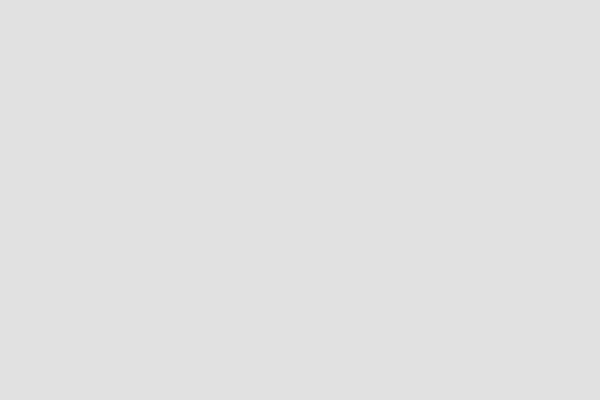
Frame 1 (no input)
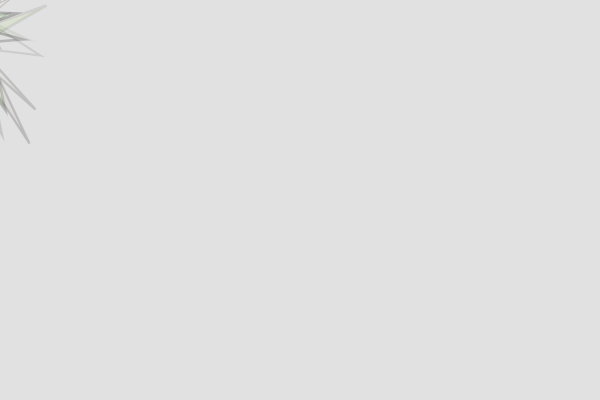
Frame 60 (the mouse pressed at the canvas centre just before this capture)
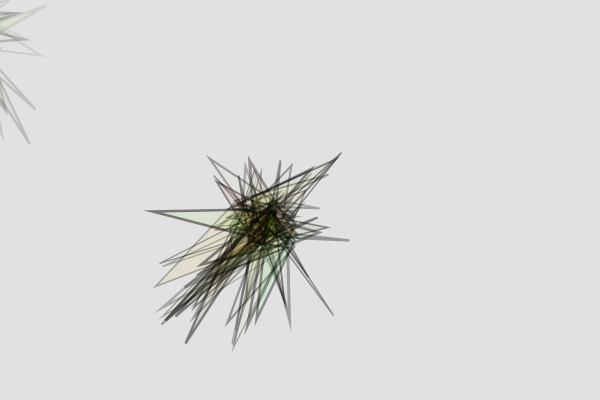
Frame 120 (the mouse held since frame 60 and released just before this capture)

The Processing sketch that drew these frames (run headless with seeded random() and noise(); from frame 60 on, the mouse is pressed at the canvas centre):

// Processing sketch: processing_69706
// ── processing_69706.pde

//Ashley Wong amwong
//copyright Pittsburgh 2012

void setup()
{
  size(600, 400);
  background (225);
  frameRate(20);
}

void draw()
{
 fill(random(255),random(255),0,random(0,25));
 strokeWeight(random(1,3));
 stroke(0, frameCount);
 triangle(pmouseX-random(0,50), pmouseY+random(0,50), 
   pmouseX-random(-50,150), pmouseY+random(-50,150), 
   pmouseX-random(25,75), pmouseY+random(0,50));
}

void mouseClicked()
{
  noStroke();
  fill(225,random(150,250));
  ellipse(mouseX,mouseY,random(50,150),random(200,300));
}

void mouseDragged()
{
  noStroke();
  fill(random(255),0,random(255),random(0,25));
  rect(pmouseX, pmouseY, random(30, 50), random (40, 70));
}

void mouseReleased()
{
  noStroke();
  fill(random(255),0,random(255),random(0,25));
  ellipse(pmouseX, pmouseY, random(30, 50), random (40, 70));
}
